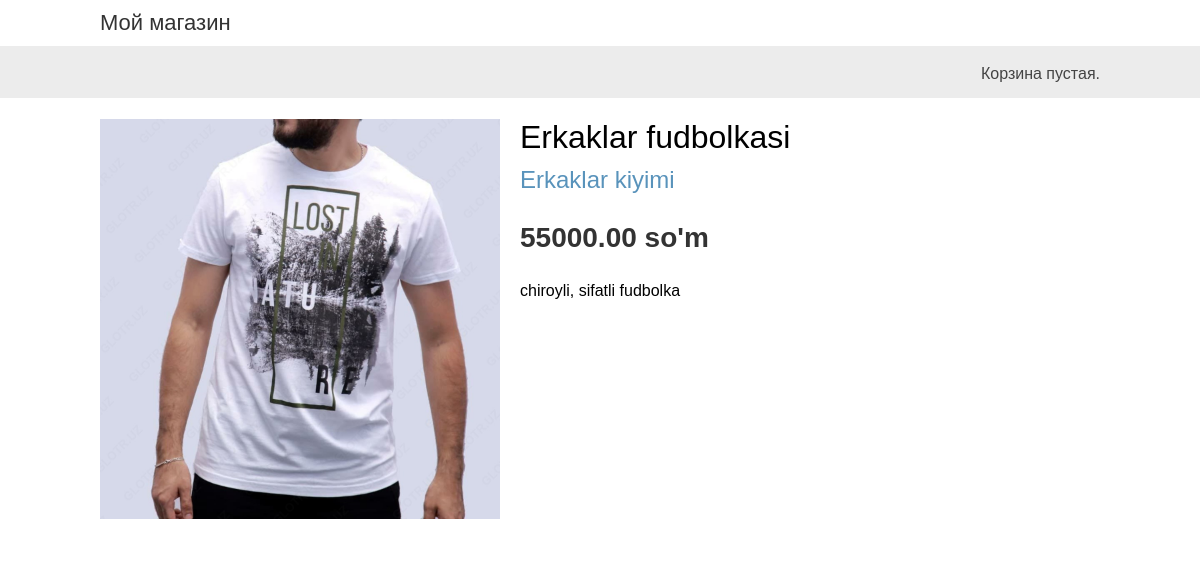
Screenshot of /2/erkaklar-fudbolkasi with the database file from the repository.
### myshop/models.py (models this page shows, shortened)
class Product(models.Model):
    category = models.ForeignKey(Category,
                                 related_name='products',
                                 on_delete=models.CASCADE)
    name = models.CharField(max_length=150, db_index=True)
    slug = models.CharField(max_length=150, db_index=True, unique=True)
    image = models.ImageField(upload_to='product/%Y/%m/%d', blank=True)
    description = models.TextField(max_length=1000, blank=True)
    price = models.DecimalField(max_digits=10, decimal_places=2)
    available = models.BooleanField(default=True)
    created = models.DateTimeField(auto_now_add=True)
    uploaded = models.DateTimeField(auto_now=True)
    class Meta:
        ordering = ('name',)
        verbose_name = 'Товар'
        verbose_name_plural = 'Товары'
        index_together = (('id', 'slug'), )

class Category(models.Model):
    name = models.CharField(max_length=100, db_index=True)
    slug = models.SlugField(max_length=100, unique=True)
    class Meta:
        ordering = ('name',)
        verbose_name = 'Категория'
        verbose_name_plural = 'Категории'
    def __str__(self):
        return self.name
    def get_absolute_url(self):
        return reverse('myshop:product_list_by_category', args=[self.slug])

### myshop/views.py (the view)
# urls.py: path('<int:id>/<slug:slug>', views.product_detail,
def product_detail(request, id, slug):
    product = get_object_or_404(Product, id=id, slug=slug, available=True)
    return render(request, 'shop/product/detail.html', {'product': product})

### myshop/templates/shop/product/detail.html (shortened to what this page needs)
{% extends "base.html" %}
{% load static %}
{% block content %}
<div class="product-detail">
    <img src="{% if product.image %}{{ product.image.url }}{% else %}
{% static 'img/no_image.png' %}{% endif %}">
    <h1>{{ product.name }}</h1>
    <h2>
        <a href="{{ product.category.get_absolute_url }}">{{product.category }}</a>
    </h2>
    <p class="price">{{ product.price }} so'm</p>
    {{ product.description|linebreaks }}
</div>
{% endblock %}

### myshop/static/css/base.css (style rules this page uses)
body { margin:0; padding:0; font-family:helvetica, sans-serif; }
h1, h2, h3, h4, h5 , h6 { font-family: 'Ubuntu', sans-serif; font-weight:normal; }
a { text-decoration:none; color:#5993bb; }
.product-detail { text-align:justify; }
.product-detail .price { color:#333; font-size:28px; font-weight:bold; }
.product-detail img { width:40%; float:left; padding:0 20px 20px 0; }
.product-detail h1 { margin-bottom:0; }
.product-detail h2 { margin-top:10px; }

### rows the page displays
Product: image (picture), name "Erkaklar fudbolkasi", category "Erkaklar kiyimi", price "55000.00", description "chiroyli, sifatli fudbolka"
